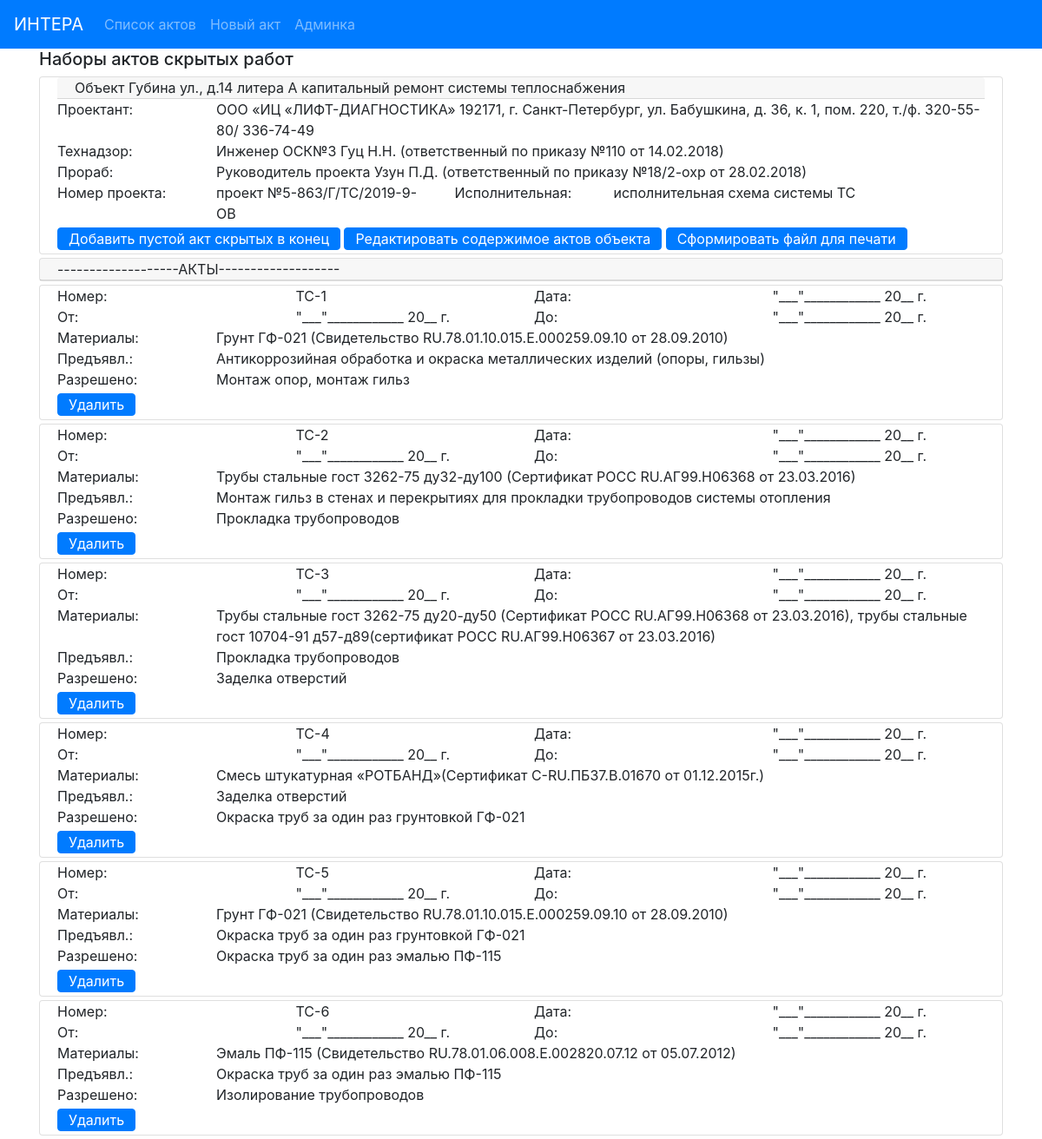
/actbase/see-1/, run on the app's committed database.
### hiddenactsbase/models.py (models this page shows, shortened)
class ObjectActs (models.Model):
    address = models.CharField(max_length=100, verbose_name='Адрес', blank=False)
    system_type = models.CharField(max_length=100, verbose_name='тип')
    designer = models.CharField(max_length=200, verbose_name='Проектант')
    supervisor_engineer = models.CharField(max_length=100, verbose_name='Технадзор')
    contractor_engineer = models.CharField(max_length=100, verbose_name='Прораб')
    project_number = models.CharField(max_length=100, verbose_name='Ном. проекта')
    exec_documents = models.CharField(max_length=100, verbose_name='Исполн.')
    supervisor_engineer_decree = models.CharField(max_length=100, verbose_name=' ')
    contractor_engineer_decree = models.CharField(max_length=100, verbose_name=' ')
    acts = models.ManyToManyField('HiddenActIS', blank=True, related_name='object_acts')
    class Meta:
        verbose_name = 'Набор актов объекта '
    def get_edit_url(self):
        return reverse('object_edit_url', kwargs={'pk':self.pk})

class HiddenActIS (models.Model):
    act_number = models.CharField(max_length=20, verbose_name='Ном. Акта', blank=True)
    act_date = models.CharField(max_length=50, verbose_name='Дата Акта')
    presented_work = models.CharField(max_length=200, verbose_name='Предъявл.')
    materials = models.CharField(max_length=200, verbose_name='Материалы')
    permitted_work = models.CharField(max_length=200, verbose_name='Разрешено')
    begin_date = models.CharField(max_length=50, verbose_name='От:')
    end_date = models.CharField(max_length=50, verbose_name='До:')
    class Meta:
        ordering = ['act_number']
        verbose_name = 'Акт скрытых инженерка '

### hiddenactsbase/views.py (the view)
# urls.py: path('see-<int:pk>/', ObjectDetail.as_view(), name='object_detail_url'),
class ObjectDetail (View):
    def get(self, request, pk):
        myobj = get_object_or_404(ObjectActs, pk=pk)
        return render(request, 'hiddenactsbase/object_detail.html', context={'myobj': myobj})

### hiddenactsbase/templates/hiddenactsbase/object_detail.html
{% extends 'hiddenactsbase/base.html'%}
{% block mycontent %}
    <div class="container">
        <h5>Наборы актов скрытых работ</h5>
    </div>
    <div class="container">
        <div class="card mb-1">
            <div class="card-body py-0">
                <div class="card-header py-0">Объект {{ myobj.address }} капитальный ремонт {{ myobj.system_type }}</div>
                <div class="card-text">
                    <div class="row">
                        <div class="col-md-2">Проектант:</div>
                        <div class="col-md-10">{{ myobj.designer }}</div>
                    </div>
                    <div class="row">
                        <div class="col-md-2">Технадзор:</div>
                        <div class="col-md-10">{{ myobj.supervisor_engineer }} ({{ myobj.supervisor_engineer_decree }})</div>
                    </div>
                    <div class="row">
                        <div class="col-md-2">Прораб:</div>
                        <div class="col-md-10">{{ myobj.contractor_engineer }} ({{ myobj.contractor_engineer_decree }})</div>
                    </div>
                    <div class="row">
                        <div class="col-md-2">Номер проекта:</div>
                        <div class="col-md-3">{{ myobj.project_number }}</div>
                        <div class="col-md-2">Исполнительная:</div>
                        <div class="col-md-5">{{ myobj.exec_documents }}</div>
                    </div>
                    <a href="{% url 'create_hidden_act_to_end' myobj.pk %}" class="btn btn-primary my-1 py-0">Добавить пустой акт скрытых в конец</a>
                    <a href="{{ myobj.get_edit_url }}" class="btn btn-primary my-1 py-0">Редактировать содержимое актов объекта</a>
                    <a href="#" class="btn btn-primary my-1 py-0">Сформировать файл для печати</a>
                </div>
            </div>
        </div>
        <div class="card mb-1">
            <div class="card-header py-0">-------------------АКТЫ-------------------</div>
        </div>
        {% for act in myobj.acts.all %}
            <div class="card mb-1">
                <div class="card-body py-0">
                    <div class="card-text">
                        <div class="row">
                            <div class="col-md-3">Номер:</div>
                            <div class="col-md-3">{{ act.act_number }}</div>
                            <div class="col-md-3">Дата:</div>
                            <div class="col-md-3">{{ act.act_date }}</div>
                        </div>
                        <div class="row">
                            <div class="col-md-3">От:</div>
                            <div class="col-md-3">{{ act.begin_date }}</div>
                            <div class="col-md-3">До:</div>
                            <div class="col-md-3">{{ act.end_date }}</div>
                        </div>
                        <div class="row">
                            <div class="col-md-2">Материалы:</div>
                            <div class="col-md-10">{{ act.materials }}</div>
                        </div>
                        <div class="row">
                            <div class="col-md-2">Предъявл.:</div>
                            <div class="col-md-10">{{ act.presented_work }}</div>
                        </div>
                        <div class="row">
                            <div class="col-md-2">Разрешено:</div>
                            <div class="col-md-10">{{ act.permitted_work }}</div>
                        </div>
                        <a href="{% url 'delete_hidden_act' myobj.pk act.pk %}" class="btn btn-primary my-1 py-0">Удалить</a>
                    </div>
                </div>
            </div>
        {% endfor %}
    </div>
{% endblock %}

### data on the page
ObjectActs: address "Губина ул., д.14 литера А", system_type "системы теплоснабжения", designer "ООО «ИЦ «ЛИФТ-ДИАГНОСТИКА» 192171, г. Санкт-Петербург, ул. Бабушкина, д. 36, к. 1, пом. 220, т./ф. 320-55-80/ 336-74-49", supervisor_engineer "Инженер ОСК№3 Гуц Н.Н.", supervisor_engineer_decree "ответственный по приказу №110 от 14.02.2018", contractor_engineer "Руководитель проекта Узун П.Д.", contractor_engineer_decree "ответственный по приказу №18/2-охр от 28.02.2018", project_number "проект №5-863/Г/ТС/2019-9-ОВ", exec_documents "исполнительная схема системы ТС"
HiddenActIS: act_number "ТС-1", act_date "\"___\"____________ 20__ г.", begin_date "\"___\"____________ 20__ г.", end_date "\"___\"____________ 20__ г.", materials "Грунт ГФ-021 (Свидетельство RU.78.01.10.015.E.000259.09.10 от 28.09.2010)", presented_work "Антикоррозийная обработка и окраска металлических изделий (опоры, гильзы)", permitted_work "Монтаж опор, монтаж гильз"
HiddenActIS: act_number "ТС-2", act_date "\"___\"____________ 20__ г.", begin_date "\"___\"____________ 20__ г.", end_date "\"___\"____________ 20__ г.", materials "Трубы стальные гост 3262-75 ду32-ду100 (Сертификат РОСС RU.АГ99.Н06368 от 23.03.2016)", presented_work "Монтаж гильз в стенах и перекрытиях для прокладки трубопроводов системы отопления", permitted_work "Прокладка трубопроводов"
HiddenActIS: act_number "ТС-3", act_date "\"___\"____________ 20__ г.", begin_date "\"___\"____________ 20__ г.", end_date "\"___\"____________ 20__ г.", materials "Трубы стальные гост 3262-75 ду20-ду50 (Сертификат РОСС RU.АГ99.Н06368 от 23.03.2016), трубы стальные гост 10704-91 д57-д89(сертификат РОСС RU.АГ99.Н06367 от 23.03.2016)", presented_work "Прокладка трубопроводов", permitted_work "Заделка отверстий"
HiddenActIS: act_number "ТС-4", act_date "\"___\"____________ 20__ г.", begin_date "\"___\"____________ 20__ г.", end_date "\"___\"____________ 20__ г.", materials "Смесь штукатурная «РОТБАНД»(Сертификат С-RU.ПБ37.В.01670 от 01.12.2015г.)", presented_work "Заделка отверстий", permitted_work "Окраска труб за один раз грунтовкой ГФ-021"
HiddenActIS: act_number "ТС-5", act_date "\"___\"____________ 20__ г.", begin_date "\"___\"____________ 20__ г.", end_date "\"___\"____________ 20__ г.", materials "Грунт ГФ-021 (Свидетельство RU.78.01.10.015.E.000259.09.10 от 28.09.2010)", presented_work "Окраска труб за один раз грунтовкой ГФ-021", permitted_work "Окраска труб за один раз эмалью ПФ-115"
HiddenActIS: act_number "ТС-6", act_date "\"___\"____________ 20__ г.", begin_date "\"___\"____________ 20__ г.", end_date "\"___\"____________ 20__ г.", materials "Эмаль ПФ-115 (Свидетельство RU.78.01.06.008.Е.002820.07.12 от 05.07.2012)", presented_work "Окраска труб за один раз эмалью ПФ-115", permitted_work "Изолирование трубопроводов"
